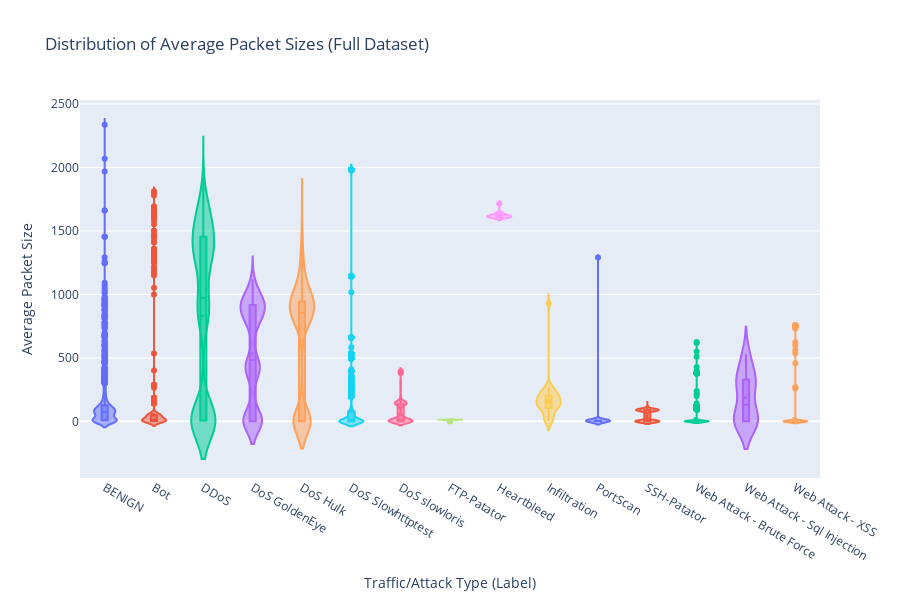

This figure's notebook cell:
### Code cell
output_path = 'saved_plots/violin_avg_packet_size.csv'
violin_sample_df = pd.read_csv(output_path)

fig = go.Figure()
for label in sorted(violin_sample_df['Label'].unique()):
    data = violin_sample_df[violin_sample_df['Label'] == label]['Average Packet Size']
    fig.add_trace(go.Violin(
        y=data,
        name=label,
        box_visible=True,
        meanline_visible=True
    ))

fig.update_layout(
    title_text="Distribution of Average Packet Sizes (Full Dataset)",
    xaxis_title="Traffic/Attack Type (Label)",
    yaxis_title="Average Packet Size",
    height=600,
    showlegend=False
)

fig.show()

### Figure 1 — Plotly figure (JSON) as saved in the notebook; plotly's stock layout.template omitted (floating-point values rounded to 4 significant figures; data arrays with more than 128 entries replaced by an {"elided": "..."} marker saying what was removed)
{"data": [{"box": {"visible": true}, "meanline": {"visible": true}, "name": "BENIGN", "type": "violin", "y": {"elided": "2000 float values"}}, {"box": {"visible": true}, "meanline": {"visible": true}, "name": "Bot", "type": "violin", "y": {"elided": "1966 float values"}}, {"box": {"visible": true}, "meanline": {"visible": true}, "name": "DDoS", "type": "violin", "y": {"elided": "2000 float values"}}, {"box": {"visible": true}, "meanline": {"visible": true}, "name": "DoS GoldenEye", "type": "violin", "y": {"elided": "2000 float values"}}, {"box": {"visible": true}, "meanline": {"visible": true}, "name": "DoS Hulk", "type": "violin", "y": {"elided": "2000 float values"}}, {"box": {"visible": true}, "meanline": {"visible": true}, "name": "DoS Slowhttptest", "type": "violin", "y": {"elided": "2000 float values"}}, {"box": {"visible": true}, "meanline": {"visible": true}, "name": "DoS slowloris", "type": "violin", "y": {"elided": "2000 float values"}}, {"box": {"visible": true}, "meanline": {"visible": true}, "name": "FTP-Patator", "type": "violin", "y": {"elided": "2000 float values"}}, {"box": {"visible": true}, "meanline": {"visible": true}, "name": "Heartbleed", "type": "violin", "y": [1634.0, 1644.0, 1611.0, 1620.0, 1620.0, 1610.0, 1610.0, 1714.0, 1621.0, 1608.0, 1604.0]}, {"box": {"visible": true}, "meanline": {"visible": true}, "name": "Infiltration", "type": "violin", "y": [245.2, 120.1, 97.33, 268.3, 132.5, 9.0, 232.9, 186.9, 173.1, 208.1, 37.67, 39.27, 173.9, 9.0, 97.25, 175.3, 173.8, 247.8, 187.2, 137.5, 113.0, 152.4, 3.0, 114.8, 137.8, 126.3, 209.4, 115.4, 262.4, 195.2, 928.2, 97.35, 188.6, 224.2, 26.0, 141.2]}, {"box": {"visible": true}, "meanline": {"visible": true}, "name": "PortScan", "type": "violin", "y": {"elided": "2000 float values"}}, {"box": {"visible": true}, "meanline": {"visible": true}, "name": "SSH-Patator", "type": "violin", "y": {"elided": "2000 float values"}}, {"box": {"visible": true}, "meanline": {"visible": true}, "name": "Web Attack - Brute Force", "type": "violin", "y": {"elided": "1507 float values"}}, {"box": {"visible": true}, "meanline": {"visible": true}, "name": "Web Attack - Sql Injection", "type": "violin", "y": [0.0, 0.0, 0.0, 0.0, 327.5, 297.0, 0.0, 327.5, 131.6, 0.0, 302.2, 0.0, 302.2, 0.0, 474.8, 287.5, 527.7, 0.0, 474.9, 327.5, 122.1]}, {"box": {"visible": true}, "meanline": {"visible": true}, "name": "Web Attack - XSS", "type": "violin", "y": {"elided": "652 float values"}}], "layout": {"height": 600, "showlegend": false, "title": {"text": "Distribution of Average Packet Sizes (Full Dataset)"}, "xaxis": {"title": {"text": "Traffic/Attack Type (Label)"}}, "yaxis": {"title": {"text": "Average Packet Size"}}}}
